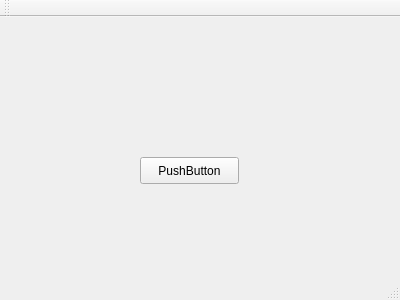
<?xml version="1.0" encoding="UTF-8"?>
<ui version="4.0">
 <class>MainWindow</class>
 <widget class="QMainWindow" name="MainWindow">
  <property name="geometry">
   <rect>
    <x>0</x>
    <y>0</y>
    <width>400</width>
    <height>300</height>
   </rect>
  </property>
  <property name="windowTitle">
   <string>MainWindow</string>
  </property>
  <widget class="QWidget" name="centralWidget">
   <widget class="QPushButton" name="pushButton">
    <property name="geometry">
     <rect>
      <x>140</x>
      <y>140</y>
      <width>99</width>
      <height>27</height>
     </rect>
    </property>
    <property name="text">
     <string>PushButton</string>
    </property>
   </widget>
  </widget>
  <widget class="QMenuBar" name="menuBar">
   <property name="geometry">
    <rect>
     <x>0</x>
     <y>0</y>
     <width>400</width>
     <height>25</height>
    </rect>
   </property>
  </widget>
  <widget class="QToolBar" name="mainToolBar">
   <attribute name="toolBarArea">
    <enum>TopToolBarArea</enum>
   </attribute>
   <attribute name="toolBarBreak">
    <bool>false</bool>
   </attribute>
  </widget>
  <widget class="QStatusBar" name="statusBar"/>
 </widget>
 <layoutdefault spacing="6" margin="11"/>
 <resources/>
 <connections/>
</ui>
